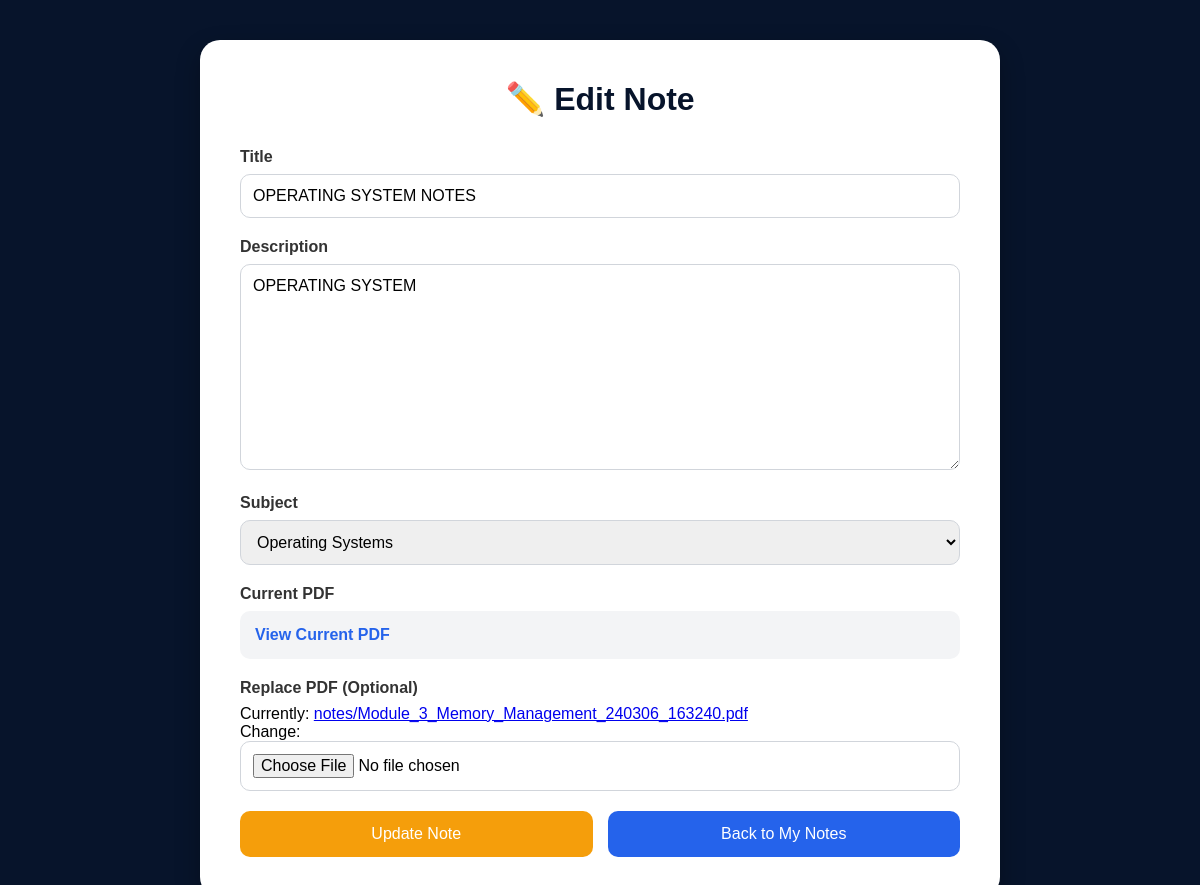
Screenshot of /edit/4/ (signed in) with the database file from the repository.
### notes/models.py (models this page shows, shortened)
class Note(models.Model):
    title = models.CharField(max_length=200)
    description = models.TextField()
    subject = models.ForeignKey(Subject,on_delete=models.CASCADE)
    pdf = models.FileField(upload_to='notes/')
    uploaded_by = models.ForeignKey(User,on_delete=models.CASCADE)
    uploaded_at = models.DateTimeField(auto_now_add=True)

### notes/views.py (the view)
@login_required
def edit_note(request, id):
    note = Note.objects.get(id=id)
    if note.uploaded_by != request.user:
        return redirect('my_notes')
    if request.method == 'POST':
        form = NoteForm(
            request.POST,
            request.FILES,
            instance=note
        )
        if form.is_valid():
            form.save()
            return redirect(
                'my_notes'
            )
    else:
        form = NoteForm(
            instance=note
        )
    return render(
        request,
        'notes/edit_note.html',
        {
            'form': form
        }
    )

### notes/forms.py
class NoteForm(forms.ModelForm):
    class Meta:
        model = Note
        fields = ['title', 'description', 'subject', 'pdf']

### notes/models.py (called while the page is built)
    def __str__(self):
        return self.name

### notes/templates/notes/edit_note.html (shortened to what this page needs)
<!DOCTYPE html>
<html lang="en">
<head>
</head>
<body>
<div class="container">
    <h1>✏️ Edit Note</h1>
    <form method="POST" enctype="multipart/form-data">
        <div class="form-group">
            <label>Title</label>
            {{ form.title }}
        </div>
        <div class="form-group">
            <label>Description</label>
            {{ form.description }}
        </div>
        <div class="form-group">
            <label>Subject</label>
            {{ form.subject }}
        </div>
        <div class="form-group">
            <label>Current PDF</label>
            <div class="current-file">
                {% if form.instance.pdf %}
                <a href="{{ form.instance.pdf.url }}"
                   target="_blank">
                    View Current PDF
                </a>
                {% else %}
                No PDF Uploaded
                {% endif %}
            </div>
        </div>
        <div class="form-group">
            <label>Replace PDF (Optional)</label>
            {{ form.pdf }}
        </div>
        <div class="buttons">
            <button
                type="submit"
                class="update-btn">
                Update Note
            </button>
            <a
               href="/my-notes/"
               class="back-btn">
               Back to My Notes
            </a>
        </div>
    </form>
</div>
</body>
</html>

### notes/templates/notes/edit_note.html (style rules this page uses)
* { margin:0; padding:0; box-sizing:border-box; font-family:Arial,sans-serif; }
body { background:#07142b; min-height:100vh; display:flex; justify-content:center; align-items:center; padding:40px; }
.container { width:800px; background:white; border-radius:20px; padding:40px; box-shadow:0 10px 25px rgba(0,0,0,0.3); }
h1 { text-align:center; color:#07142b; margin-bottom:30px; }
.form-group { margin-bottom:20px; }
label { display:block; font-weight:bold; margin-bottom:8px; color:#333; }
input[type="text"], input[type="file"], textarea, select { width:100%; padding:12px; border:1px solid #d1d5db; border-radius:10px; font-size:16px; }
textarea { min-height:180px; resize:vertical; }
.current-file { background:#f3f4f6; padding:15px; border-radius:10px; margin-bottom:20px; }
.current-file a { text-decoration:none; color:#2563eb; font-weight:bold; }
.buttons { display:flex; gap:15px; margin-top:20px; }
.update-btn { flex:1; background:#f59e0b; color:white; border:none; padding:14px; border-radius:10px; font-size:16px; cursor:pointer; }
.back-btn { flex:1; text-decoration:none; text-align:center; background:#2563eb; color:white; padding:14px; border-radius:10px; }

### rows the page displays
Note: title "OPERATING SYSTEM NOTES", description "OPERATING SYSTEM", subject "Operating Systems"
